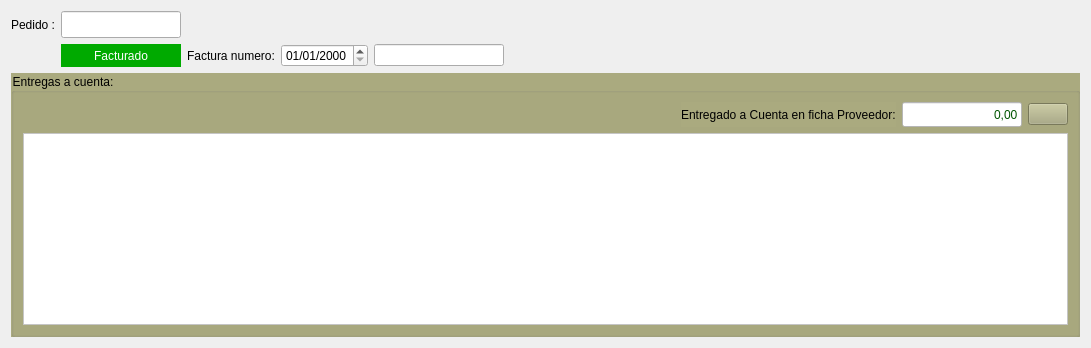
         <widget class="QWidget" name="tab_7">
          <attribute name="title">
           <string>Procesos</string>
          </attribute>
          <layout class="QGridLayout" name="gridLayout_3">
           <item row="1" column="3">
            <widget class="QDateEdit" name="txtfecha_factura">
             <property name="displayFormat">
              <string>dd/MM/yyyy</string>
             </property>
            </widget>
           </item>
           <item row="1" column="2">
            <widget class="QLabel" name="lblNumFactura">
             <property name="text">
              <string>Factura numero:</string>
             </property>
            </widget>
           </item>
           <item row="0" column="1">
            <widget class="QLineEdit" name="txtpedido_cliente">
             <property name="minimumSize">
              <size>
               <width>0</width>
               <height>27</height>
              </size>
             </property>
             <property name="maximumSize">
              <size>
               <width>120</width>
               <height>16777215</height>
              </size>
             </property>
            </widget>
           </item>
           <item row="2" column="0" colspan="6">
            <widget class="QGroupBox" name="groupBox_3">
             <property name="styleSheet">
              <string notr="true">background-color: rgb(170, 170, 127);</string>
             </property>
             <property name="title">
              <string>Entregas a cuenta:</string>
             </property>
             <layout class="QGridLayout" name="gridLayout_8">
              <item row="0" column="0">
               <spacer name="horizontalSpacer_6">
                <property name="orientation">
                 <enum>Qt::Horizontal</enum>
                </property>
                <property name="sizeHint" stdset="0">
                 <size>
                  <width>314</width>
                  <height>20</height>
                 </size>
                </property>
               </spacer>
              </item>
              <item row="0" column="1">
               <layout class="QHBoxLayout" name="horizontalLayout_4">
                <item>
                 <spacer name="horizontalSpacer_8">
                  <property name="orientation">
                   <enum>Qt::Horizontal</enum>
                  </property>
                  <property name="sizeHint" stdset="0">
                   <size>
                    <width>40</width>
                    <height>20</height>
                   </size>
                  </property>
                 </spacer>
                </item>
                <item>
                 <widget class="QLabel" name="label_23">
                  <property name="text">
                   <string>Entregado a Cuenta en ficha Proveedor:</string>
                  </property>
                 </widget>
                </item>
                <item>
                 <widget class="QLineEdit" name="txtentregado_a_cuenta">
                  <property name="enabled">
                   <bool>false</bool>
                  </property>
                  <property name="minimumSize">
                   <size>
                    <width>0</width>
                    <height>25</height>
                   </size>
                  </property>
                  <property name="maximumSize">
                   <size>
                    <width>120</width>
                    <height>16777215</height>
                   </size>
                  </property>
                  <property name="styleSheet">
                   <string notr="true">background-color: rgb(255, 255, 255);
color: rgb(0, 85, 0);</string>
                  </property>
                  <property name="text">
                   <string>0,00</string>
                  </property>
                  <property name="alignment">
                   <set>Qt::AlignRight|Qt::AlignTrailing|Qt::AlignVCenter</set>
                  </property>
                  <property name="readOnly">
                   <bool>true</bool>
                  </property>
                 </widget>
                </item>
                <item>
                 <widget class="QPushButton" name="btnAnadirEntrega">
                  <property name="toolTip">
                   <string>Añadir entregas a cuenta</string>
                  </property>
                  <property name="icon">
                   <iconset resource="../maya.qrc">
                    <normaloff>:/Icons/PNG/add.png</normaloff>:/Icons/PNG/add.png</iconset>
                  </property>
                  <property name="iconSize">
                   <size>
                    <width>15</width>
                    <height>15</height>
                   </size>
                  </property>
                 </widget>
                </item>
               </layout>
              </item>
              <item row="1" column="0" colspan="2">
               <widget class="QTableView" name="tabla_entregas">
                <property name="styleSheet">
                 <string notr="true">background-color: rgb(255, 255, 255);
alternate-background-color: rgb(255, 255, 222);</string>
                </property>
                <property name="alternatingRowColors">
                 <bool>true</bool>
                </property>
               </widget>
              </item>
             </layout>
            </widget>
           </item>
           <item row="1" column="1">
            <widget class="QLabel" name="lbfacturado">
             <property name="styleSheet">
              <string notr="true">background-color: rgb(0, 170, 0);
color: rgb(255, 255, 255);</string>
             </property>
             <property name="text">
              <string>   Facturado   </string>
             </property>
             <property name="alignment">
              <set>Qt::AlignCenter</set>
             </property>
            </widget>
           </item>
           <item row="0" column="0">
            <widget class="QLabel" name="label_24">
             <property name="text">
              <string>Pedido :</string>
             </property>
            </widget>
           </item>
           <item row="1" column="4">
            <widget class="QLineEdit" name="txtcNumFra">
             <property name="maximumSize">
              <size>
               <width>130</width>
               <height>16777215</height>
              </size>
             </property>
            </widget>
           </item>
           <item row="0" column="2" colspan="4">
            <spacer name="horizontalSpacer_5">
             <property name="orientation">
              <enum>Qt::Horizontal</enum>
             </property>
             <property name="sizeHint" stdset="0">
              <size>
               <width>893</width>
               <height>20</height>
              </size>
             </property>
            </spacer>
           </item>
           <item row="1" column="5">
            <spacer name="horizontalSpacer_7">
             <property name="orientation">
              <enum>Qt::Horizontal</enum>
             </property>
             <property name="sizeHint" stdset="0">
              <size>
               <width>40</width>
               <height>20</height>
              </size>
             </property>
            </spacer>
           </item>
          </layout>
         </widget>
